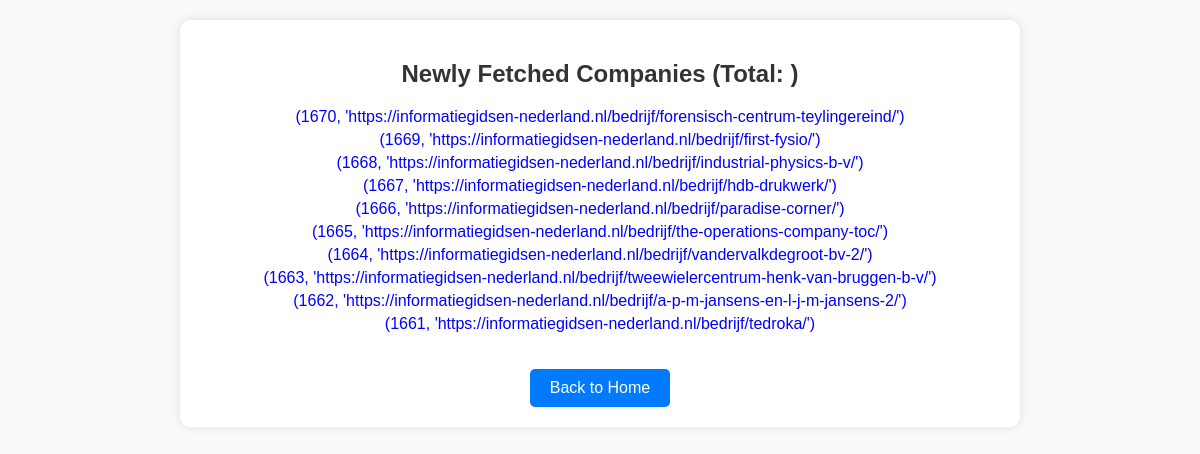
The app's page /new_records, older data.
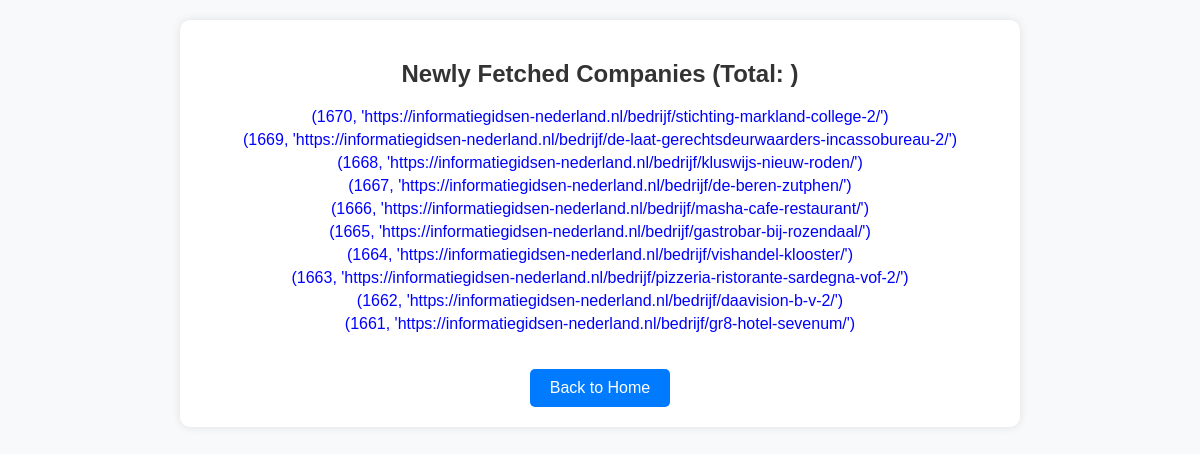
The same page, newer data.
### tables this page shows
CREATE TABLE companies (
            id INTEGER PRIMARY KEY AUTOINCREMENT,
            url TEXT UNIQUE
        );

### app.py (the view)
@app.route('/new_records')
def new_records():
    conn = sqlite3.connect("companies.db")
    cursor = conn.cursor()
    cursor.execute("SELECT id, url FROM companies ORDER BY id DESC LIMIT 10")
    new_records = cursor.fetchall()
    conn.close()
    return render_template("new_records.html", new_records=new_records)

### templates/new_records.html (shortened to what this page needs)
<!DOCTYPE html>
<html lang="en">
<head>
</head>
<body>
    <div class="container">
        <h2>Newly Fetched Companies (Total: {{ count }})</h2>
        {% if new_records %}
            <ul>
                {% for company in new_records %}
                    <li><a href="{{ company }}" target="_blank">{{ company }}</a></li>
                {% endfor %}
            </ul>
        {% else %}
            <p>No new companies found.</p>
        {% endif %}
        <a class="back-btn" href="{{ url_for('index') }}">Back to Home</a>
    </div>
</body>
</html>

Row changes from the older to the newer data that the page shows:
changed companies (number 1 of 10 on the later page): company "(1670, 'https://informatiegidsen-nederland.nl/bedrijf/forensisch-centrum-teylingereind/')" → "(1670, 'https://informatiegidsen-nederland.nl/bedrijf/stichting-markland-college-2/')"
changed companies (number 2 of 10 on the later page): company "(1669, 'https://informatiegidsen-nederland.nl/bedrijf/first-fysio/')" → "(1669, 'https://informatiegidsen-nederland.nl/bedrijf/de-laat-gerechtsdeurwaarders-incassobureau-2/')"
changed companies (number 3 of 10 on the later page): company "(1668, 'https://informatiegidsen-nederland.nl/bedrijf/industrial-physics-b-v/')" → "(1668, 'https://informatiegidsen-nederland.nl/bedrijf/kluswijs-nieuw-roden/')"
changed companies (number 4 of 10 on the later page): company "(1667, 'https://informatiegidsen-nederland.nl/bedrijf/hdb-drukwerk/')" → "(1667, 'https://informatiegidsen-nederland.nl/bedrijf/de-beren-zutphen/')"
changed companies (number 5 of 10 on the later page): company "(1666, 'https://informatiegidsen-nederland.nl/bedrijf/paradise-corner/')" → "(1666, 'https://informatiegidsen-nederland.nl/bedrijf/masha-cafe-restaurant/')"
changed companies (number 6 of 10 on the later page): company "(1665, 'https://informatiegidsen-nederland.nl/bedrijf/the-operations-company-toc/')" → "(1665, 'https://informatiegidsen-nederland.nl/bedrijf/gastrobar-bij-rozendaal/')"
changed companies (number 7 of 10 on the later page): company "(1664, 'https://informatiegidsen-nederland.nl/bedrijf/vandervalkdegroot-bv-2/')" → "(1664, 'https://informatiegidsen-nederland.nl/bedrijf/vishandel-klooster/')"
changed companies (number 8 of 10 on the later page): company "(1663, 'https://informatiegidsen-nederland.nl/bedrijf/tweewielercentrum-henk-van-bruggen-b-v/')" → "(1663, 'https://informatiegidsen-nederland.nl/bedrijf/pizzeria-ristorante-sardegna-vof-2/')"
changed companies (number 9 of 10 on the later page): company "(1662, 'https://informatiegidsen-nederland.nl/bedrijf/a-p-m-jansens-en-l-j-m-jansens-2/')" → "(1662, 'https://informatiegidsen-nederland.nl/bedrijf/daavision-b-v-2/')"
changed companies (number 10 of 10 on the later page): company "(1661, 'https://informatiegidsen-nederland.nl/bedrijf/tedroka/')" → "(1661, 'https://informatiegidsen-nederland.nl/bedrijf/gr8-hotel-sevenum/')"
